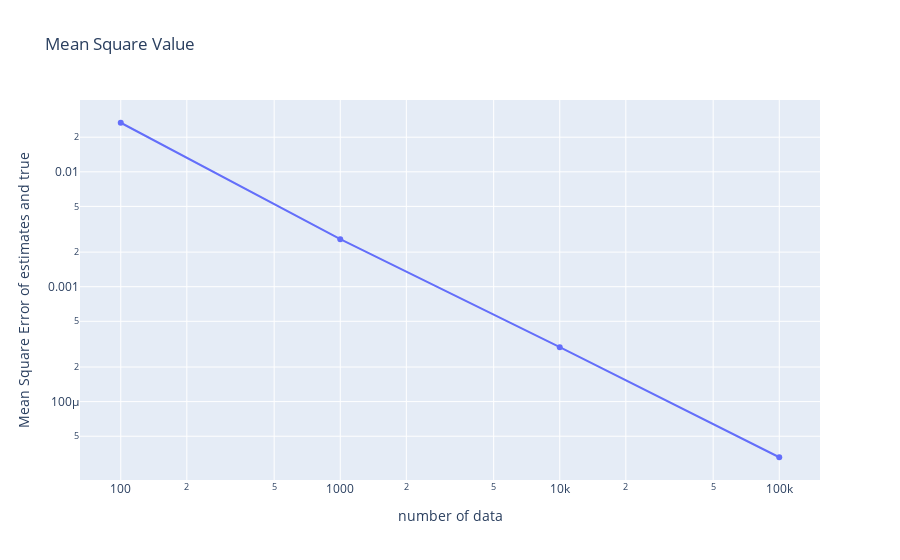

Write notebook code for a chart like this one.
### Code cell
print(f"on_para_eq_constraint=True, r={r}")
data_analysis.show_mse(num_data, mses_linear)

### Figure 1 — Plotly figure (JSON) as saved in the notebook; plotly's stock layout.template omitted (floating-point values rounded to 4 significant figures)
{"data": [{"mode": "lines+markers", "type": "scatter", "x": [100, 1000, 10000, 100000], "y": [0.02672, 0.002593, 0.0002975, 3.28e-05]}], "layout": {"title": {"text": "Mean Square Value"}, "xaxis": {"title": {"text": "number of data"}, "type": "log"}, "yaxis": {"title": {"text": "Mean Square Error of estimates and true"}, "type": "log"}}}
